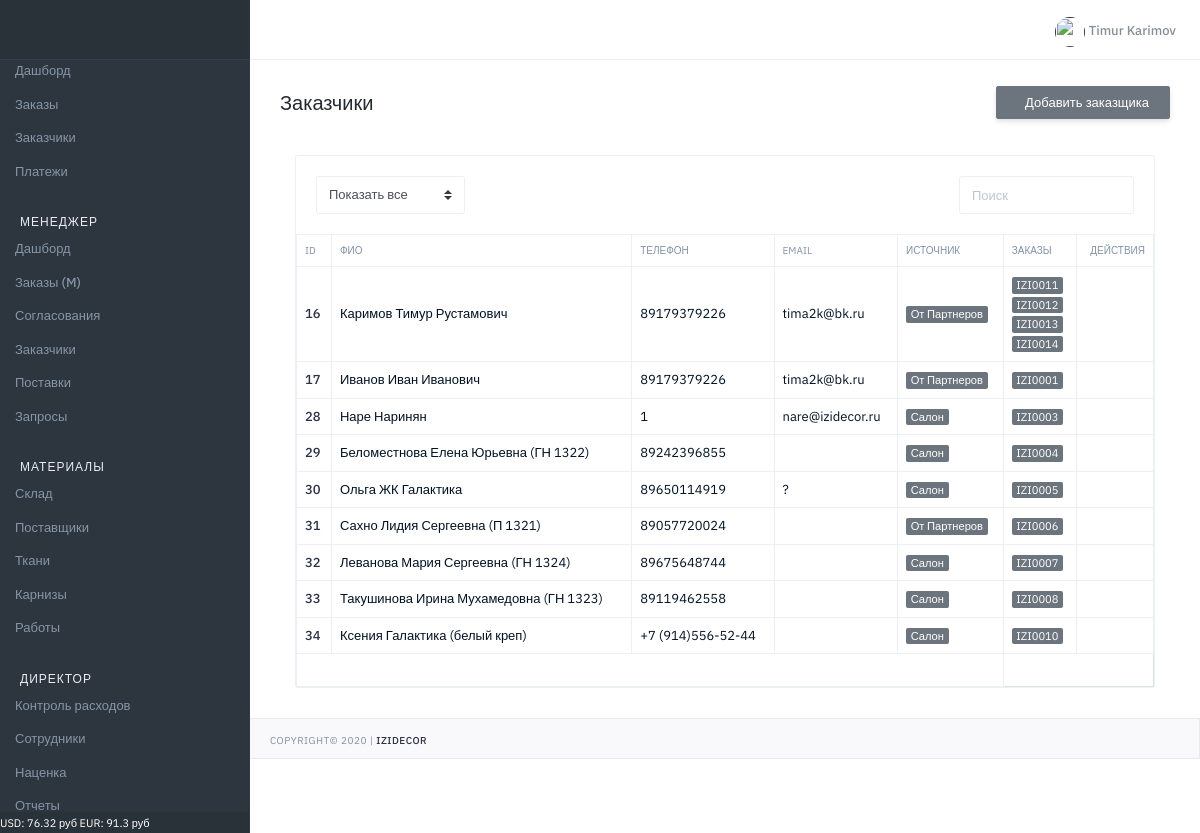
The app's page /izi/customers/list/ (signed in), older data.
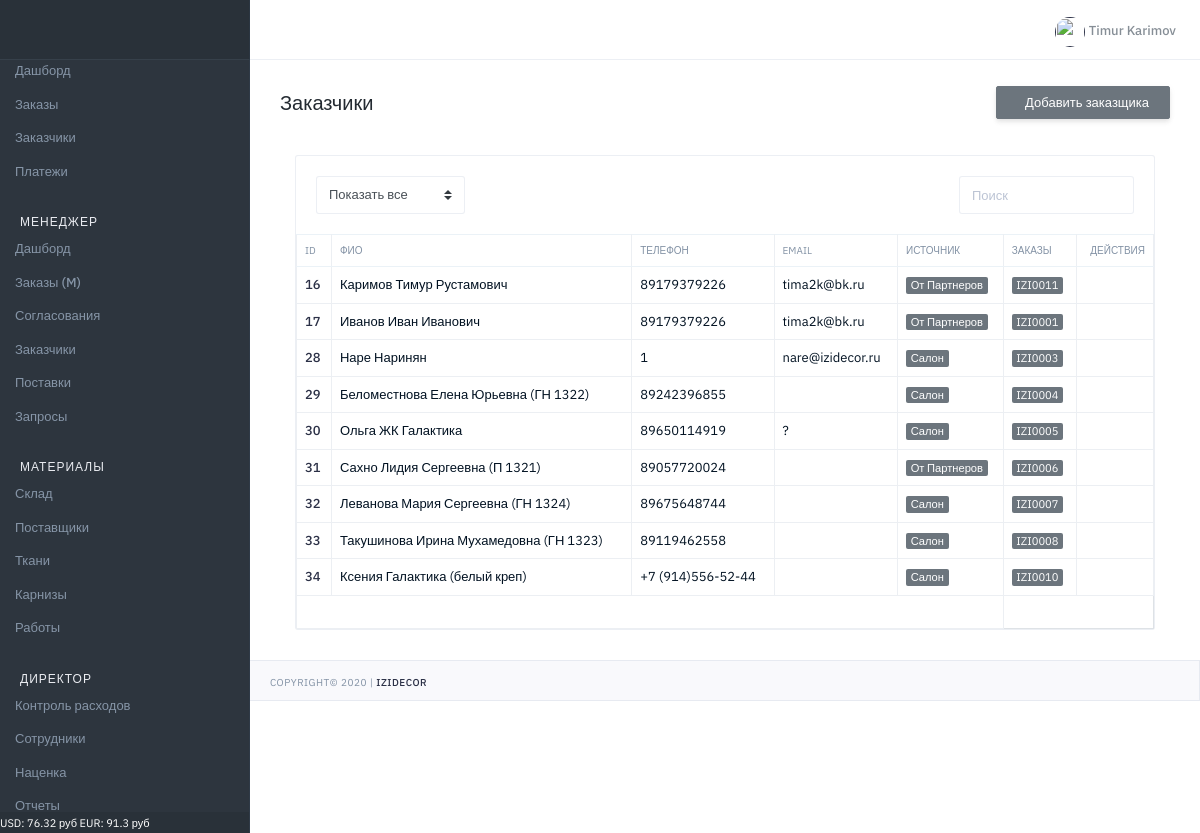
The same page, newer data.
### orders/models.py (models this page shows, shortened)
class Customer(models.Model):
    SOURCE_T = (
        (0, 'От Партнеров'),
        (1, 'Социальные сети'),
        (2, 'Маркетплейс'),
        (3, 'Телефон'),
        (4, 'Салон'),
    )
    order = models.ManyToManyField(Order, verbose_name='Заказ')
    name = models.CharField(verbose_name='ФИО', max_length=100)
    phone = models.CharField(verbose_name='Телефон', max_length=100, blank=True)
    email = models.CharField(verbose_name='email', max_length=100, blank=True)
    address = models.CharField(verbose_name='Адрес', max_length=300, blank=True)
    pass_series = models.CharField(verbose_name='Серия', max_length=10, blank=True)
    pass_number = models.CharField(verbose_name='Номер', max_length=10, blank=True)
    pass_date = models.CharField(verbose_name='Дата выдачи', max_length=10, blank=True)
    pass_issued = models.CharField(verbose_name='Выдан', max_length=300, blank=True)
    source_t = models.IntegerField(verbose_name='Источник', choices=SOURCE_T, default=0)
    user = models.ForeignKey(User, on_delete=models.CASCADE, verbose_name='Пользователь', blank=True, null=True)
    date_created = models.DateTimeField(verbose_name='Дата создания', auto_now_add=True, null=True)

class Order(models.Model):
    STATUS_V = (
        (0, 'Запланирован'),
        (1, 'КП подготовлено'),
        (2, 'КП утверждено'),
        (3, 'Договор подготовлен'),
        (4, 'Договор подписан'),
        (5, 'Аванс получен'),
        (6, 'Материалы заказаны'),
        (7, 'Материалы оплачены'),
        (8, 'Материалы отгружены'),
        (9, 'Работы заказаны'),
        (10, 'Заказ выдан'),
        (11, 'Архив'),
    )
    STATUS_CSS = (
        (0, 'secondary'),
        (1, 'secondary'),
        (2, 'secondary'),
        (3, 'info'),
        (4, 'info'),
        (5, 'primary'),
        (6, 'primary'),
        (7, 'primary'),
        (8, 'primary'),
        (9, 'primary'),
        (10, 'success'),
        (11, 'warning'),
    )
    STATUS_P = (
        (0, 0),
        (1, 10),
        (2, 20),
        (3, 30),
        (4, 40),
        (5, 50),
        (6, 60),
        (7, 70),
        (8, 80),
        (9, 90),
        (10, 100),
        (11, 0)
    )
    STATUS_V_T = (
        (0, 'Не заказаны'),
        (1, 'Заказаны'),
        (2, 'Оплачены'),
        (3, 'Отгружены'),
    )
    STATUS_V_D = (
        (0, 'Нет скидки'),
        (1, 'Не согласована'),
        (2, 'Согласована'),
        (3, 'Отказано'),
    )
    STATUS_V_D2 = (
        (0, 'Нет скидки'),
        (1, 'Ожидание согласования'),
        (2, 'Согласована'),
        (3, 'Отказано'),
        (4, 'Частичное согласование'),
    )
    number = models.CharField(verbose_name='Номер', max_length=100, blank=True, null=True, default=GetCountOrder)
    status = models.IntegerField(verbose_name='Статус', choices=STATUS_V, default=0)
    status_css = models.IntegerField(verbose_name='Статус', choices=STATUS_CSS, default=0)
    progress = models.IntegerField(verbose_name='Прогресс', choices=STATUS_P, default=0)
    textile_state = models.IntegerField(verbose_name='Состояние по текстилю', choices=STATUS_V_T, default=0)
    cornice_state = models.IntegerField(verbose_name='Состояние по карнизам', choices=STATUS_V_T, default=0)
    work_state = models.IntegerField(verbose_name='Состояние по работам', choices=STATUS_V_T, default=0)
    discount_status = models.IntegerField(verbose_name='Общий статус скидки', choices=STATUS_V_D2, default=0)
    discount_t = models.FloatField(verbose_name='Скидка к текстилю', max_length=100, blank=True, null=True, default=1)
    discount_t_s = models.IntegerField(verbose_name='Статус скидки', choices=STATUS_V_D, default=0)
    discount_c = models.FloatField(verbose_name='Скидка к карнизам', max_length=100, blank=True, null=True, default=1)
    discount_c_s = models.IntegerField(verbose_name='Статус скидки', choices=STATUS_V_D, default=0)
    discount_w = models.FloatField(verbose_name='Скидка к работам', max_length=100, blank=True, null=True, default=1)
    discount_w_s = models.IntegerField(verbose_name='Статус скидки', choices=STATUS_V_D, default=0)
    discount_view = models.IntegerField(verbose_name='Просмотр скидки', default=0)
    date_created = models.DateTimeField(verbose_name='Дата создания', auto_now_add=True, null=True)
    date_finished = models.DateField(verbose_name='Дата исполнения', blank=True, null=True)
    user = models.ForeignKey(User, on_delete=models.CASCADE, verbose_name='Пользователь', blank=True, null=True)
    user_view = models.IntegerField(verbose_name='Просмотр', default=0)

### common/views.py (the view)
# urls.py: path('customers/list/', CustomerList, name="customers_list"),
@login_required(login_url='login')
def CustomerList(request):
    qs = Customer.objects.all()
    return render(request, 'common/customers.html', context={'qs': qs})

### main/template_tags/custom_tags.py (called while the page is built, shortened)
@register.filter(name='has_group')
def has_group(user, group_name):
    return user.groups.filter(name=group_name).exists()

@register.simple_tag()
def get_new_orders():
    result = Order.objects.filter(status__gte=5, user_view=0).count()
    return result

@register.simple_tag()
def get_discount():
    result = Order.objects.filter(status__lte=3, discount_status=1, discount_view=0).count()
    return result

@register.simple_tag()
def get_currency():
    usd = MarkupCurrency.objects.get(name='USD')
    eur = MarkupCurrency.objects.get(name='EUR')
    f = f'USD: {round(usd.value,2)} руб  EUR: {round(eur.value,2)} руб'
    return f

@register.simple_tag()
def get_finish_orders():
    result = Order.objects.filter(status=9).count()
    all_orders = Order.objects.filter(status=8)
    count_n = 0
    return result+count_n

### common/templates/common/customers.html (shortened to what this page needs)
{% extends "main/base.html" %}
{% block title_h1 %}Заказчики{% endblock %}
{% block breadcrumb_buttons %}
    <button onclick="location.href='{% url 'common:customer_create' %}'" type="button" class="btn btn-secondary mb-2 mb-md-0 d-none d-lg-block pd-t-6-force pd-b-5-force" >
    Добавить заказщика</button>
{% endblock %}
{% block body_content %}
                     <div class="col-md-12 col-lg-12">
                        <div class="card mg-b-30">
                           <div class="card-body pd-0">
                              <div class="row">
                                 <div class="mg-20 form-inline wd-100p">
                                    <div class="col-sm-6">
                                       <div class="form-group">
                                          <select id="foo-filter-status" class="custom-select">
                                             <option value="">Показать все</option>
                                          </select>
                                       </div>
                                    </div>
                                    <div class="col-sm-6">
                                       <div class="form-group ft-right">
                                          <input id="foo-search" type="text" placeholder="Поиск" class="form-control" autocomplete="off">
                                       </div>
                                    </div>
                                 </div>
                              </div>
                              <table id="foo-filtering" class="table table-bordered table-hover toggle-circle" data-page-size="50">
                                  <thead class="tx-10 tx-uppercase">
                                     <tr>
                                        <th>ID</th>
                                        <th>ФИО</th>
                                        <th>Телефон</th>
                                        <th>email</th>
                                        <th>Источник</th>
                                         <th>Заказы</th>
                                        <th class="tx-right">Действия</th>
                                     </tr>
                                  </thead>
                                 <tbody>
                                    {% for q in qs %}
                                        <tr class="odd gradeX">
                                            <td><a href="">{{q.id}}</a></td>
                                            <td>{{ q.name }}</td>
                                            <td>{{ q.phone }}</td>
                                            <td>{{ q.email }}</td>
                                            <td><span class="badge badge-secondary">{{q.get_source_t_display}}</span></td>
                                            <td>
                                                {% for order in q.order.all %}
                                                    <span class="badge badge-secondary">{{ order.number }}</span><br>
                                                {% endfor %}
                                            </td>
                                            <td class="tx-right">
                                                <a href="{% url 'common:customer_edit' id=q.id %}"  title="" data-toggle="tooltip" data-original-title="Изменить"></a>
                                            </td>
                                        </tr>
                                    {% endfor %}
                                 </tbody>
                                 <tfoot>
                                    <tr>
                                       <td colspan="5">
                                       </td>
                                    </tr>
                                 </tfoot>
                              </table>
                           </div>
                        </div>
                     </div>
{% endblock %}

Row changes from the older to the newer data that the page shows:
removed Order: number "IZI0012", shown under Customer "Каримов Тимур Рустамович"
removed Order: number "IZI0013", shown under Customer "Каримов Тимур Рустамович"
removed Order: number "IZI0014", shown under Customer "Каримов Тимур Рустамович"
